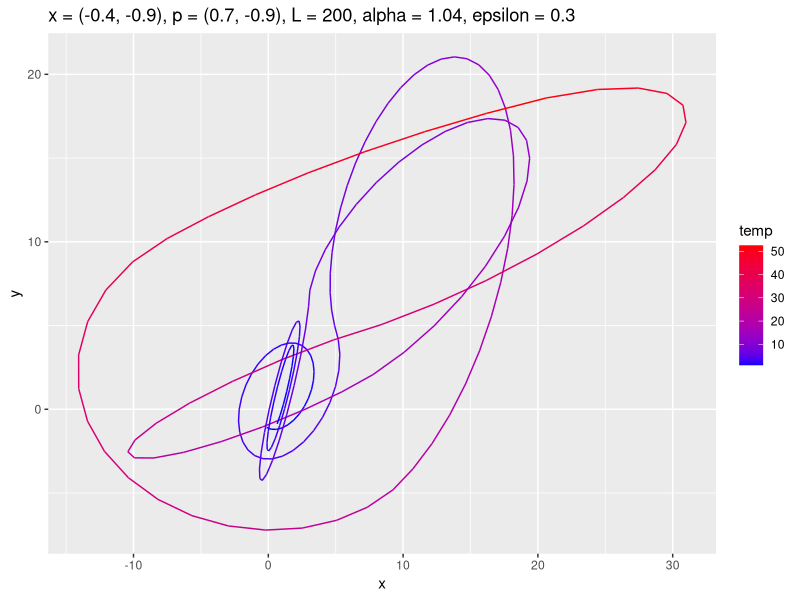
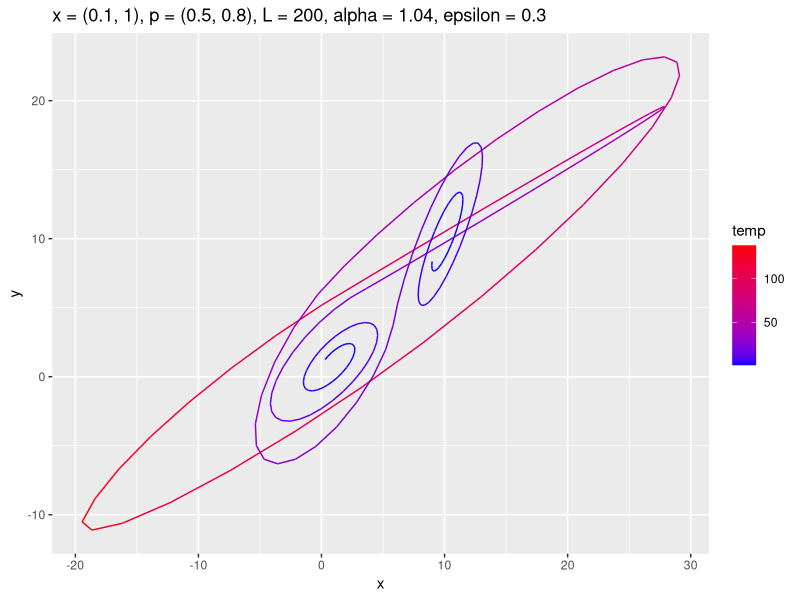
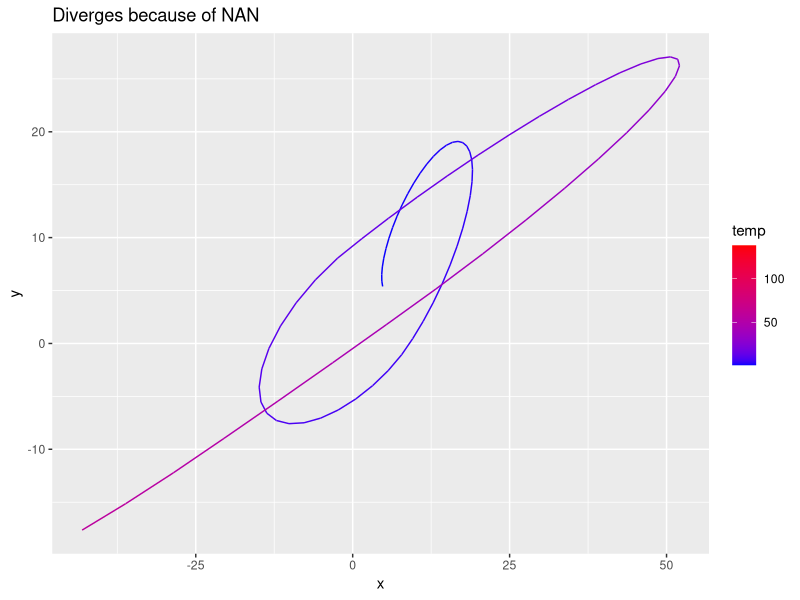
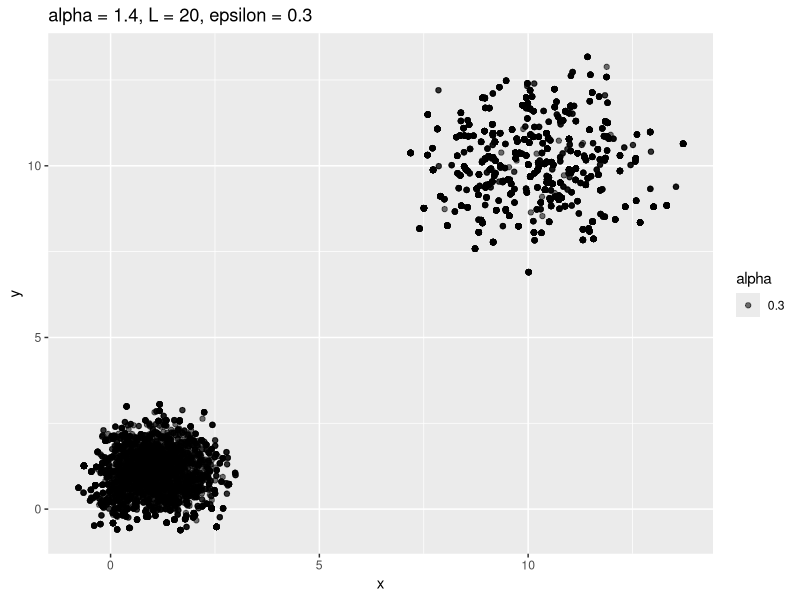
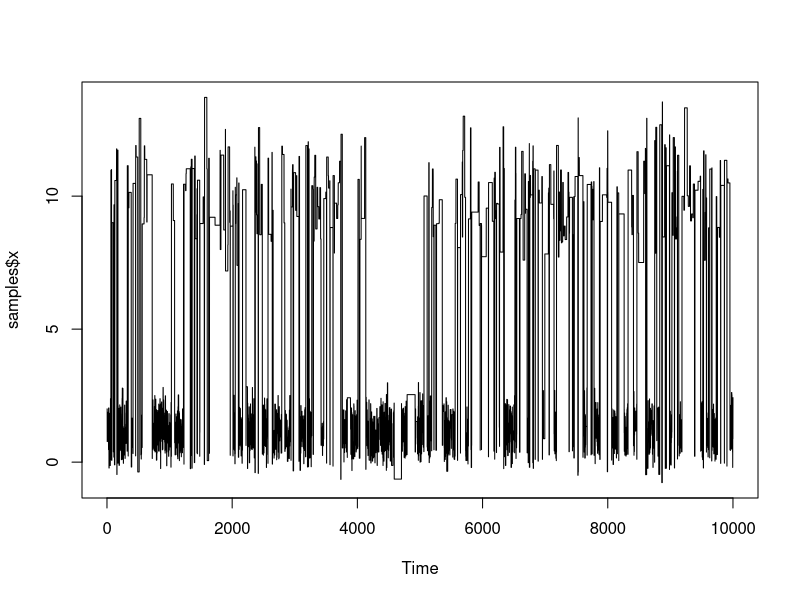
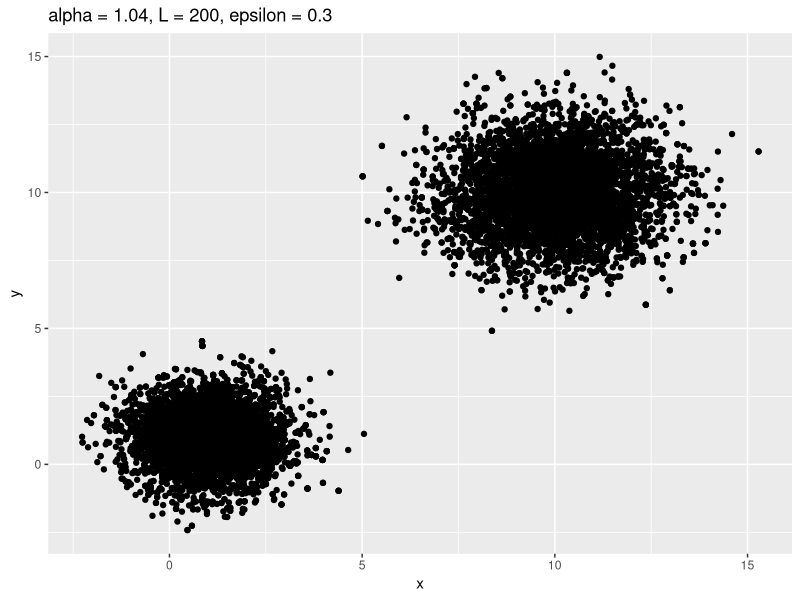
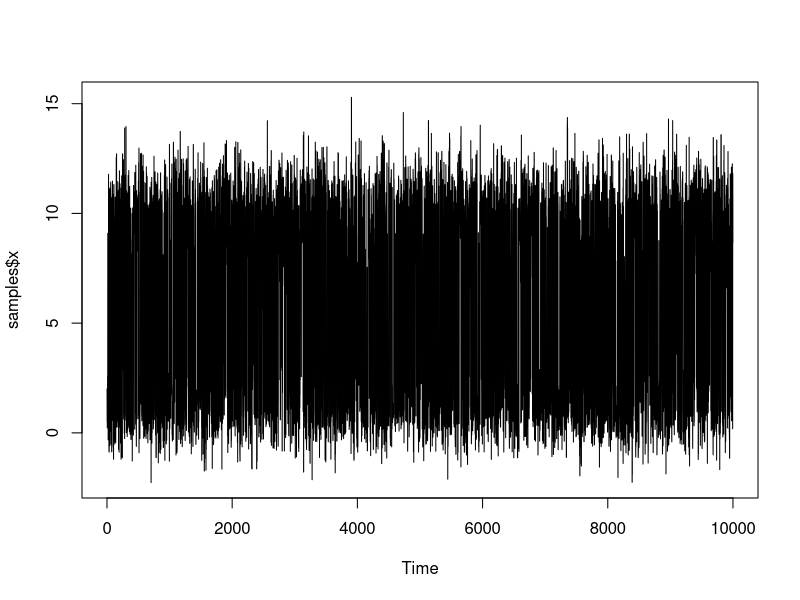
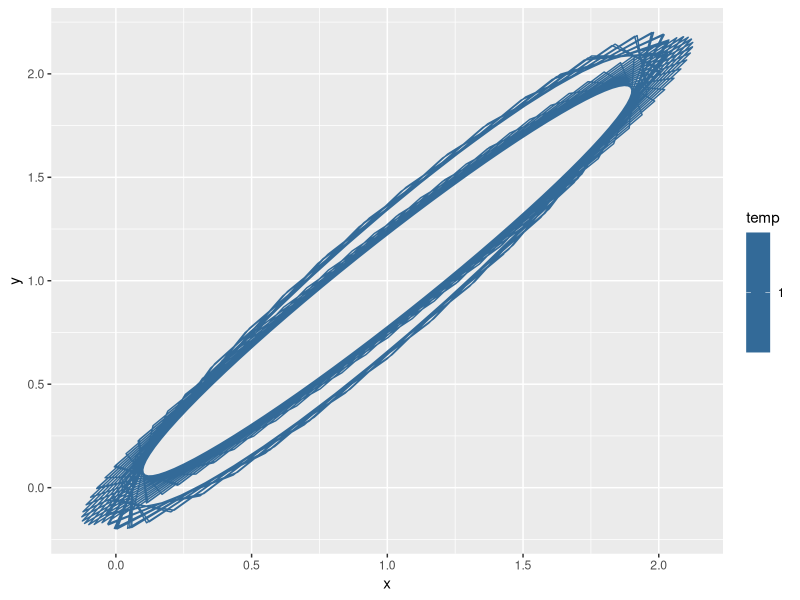

R code for these plots, in order:
## ---- chunk 1
library(tidyverse)
path <- read.csv("./sim_output/path1.csv")
path %>%
    ggplot(aes(x = x, y = y, color = temp)) +
    ggtitle("x = (-0.4, -0.9), p = (0.7, -0.9), L = 200, alpha = 1.04, epsilon = 0.3") +
    geom_path() + scale_color_gradient(low = "blue", high = "red")


path <- read.csv("./sim_output/path2.csv")
path %>%
    ggplot(aes(x = x, y = y, color = temp)) +
    ggtitle("x = (0.1, 1), p = (0.5, 0.8), L = 200, alpha = 1.04, epsilon = 0.3") +
    geom_path() + scale_color_gradient(low = "blue", high = "red")

path <- read.csv("./sim_output/path3.csv")
path %>%
    ggplot(aes(x = x, y = y, color = temp)) +
    ggtitle("Diverges because of NAN") +
    geom_path() + scale_color_gradient(low = "blue", high = "red")
## ---- chunk 2
cov1 <- diag(c(1, 1))
cov2 <- diag(c(2, 2))
covs <- list(cov1, cov2)

means <- list(c(1, 1), c(10, 10))
weights <- c(0.5, 0.5)

params <- list("means" = means, "covs" = covs,
               "num_steps" = 200,
               "step_size" = 0.3,
               "alpha" = 1.04,
               "mass" = diag(c(1, 1)))

# samples <- get_samples(c(2, 2), params, weights, n_samples = 10000)
samples <- read.csv("./sim_output/far_modes_hmc_1.4.csv")
samples %>%
    ggplot(aes(x = x, y = y, alpha = 0.3)) + geom_point() + ggtitle("alpha = 1.4, L = 20, epsilon = 0.3")

ts.plot(samples$x)

samples <- read.csv("./sim_output/far_modes_hmc_1.04.csv")
samples %>%
    ggplot(aes(x = x, y = y)) + geom_point() + ggtitle("alpha = 1.04, L = 200, epsilon = 0.3")

ts.plot(samples$x)
## ---- chunk 3
# T <- c(2, 4, 8, 16, 32)
cov1 <- diag(c(1, 1)) / T
cov2 <- diag(c(2, 2)) / T
covs <- list(cov1, cov2)

means <- list(c(1, 1), c(10, 10))
weights <- c(0.5, 0.5)

params <- list("means" = means, "covs" = covs,
               "num_steps" = 200,
               "step_size" = 0.3,
               "alpha" = 1.0,
               "mass" = diag(c(1, 1)))

path <- read.csv("./sim_output/path_temp_16.csv")
path %>% ggplot(aes(x = x, y = y, color = temp)) + geom_path()
## ---- chunk 4
cov1 <- matrix(c(1, 0.95, 0.95, 1), nrow = 2, byrow = TRUE)
cov2 <- matrix(c(1, -0.95, -0.95, 1), nrow = 2, byrow = TRUE)

covs <- list(cov1, cov2)
means <- list(c(1, 1), c(1, 1))

params <- list("means" = means, "covs" = covs,
               "num_steps" = 10,
               "step_size" = 0.05,
               "alpha" = 1,
               "mass" = diag(c(1, 1)))
class(params) <- "HMC_sim_parameters"

# moved sampling from R to C++ for faster performance
df <- read.csv("./sim_output/correlated_target_n_HMC.csv")
df %>%
    ggplot(aes(x = x, y = y)) + geom_point()
